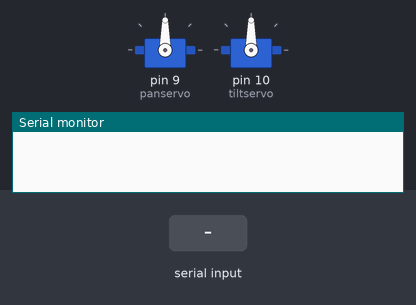
A sketch run on a simulated Arduino Uno, built with avr-gcc and run on an emulated ATmega328P. Parts: 2 × servo, the last lines printed to the serial monitor. The test bench sets the inputs (shaded band).

Above: at 1.2 s.
1.3 s: "t90\n" received over Serial
At 2.1 s:
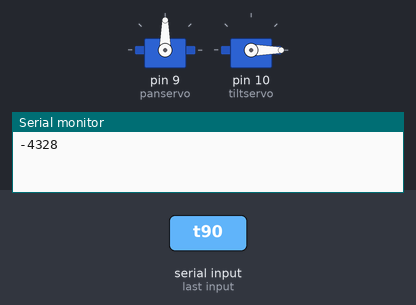
2.8 s: "t,45\n" received over Serial
At 3.3 s:
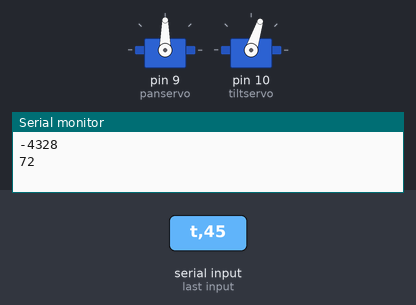
4.3 s: "p" received over Serial
At 5.3 s:
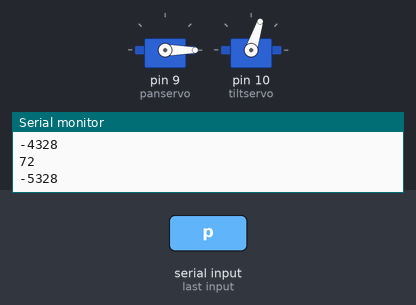
5.8 s: "p,45\n" received over Serial
At 6.8 s:
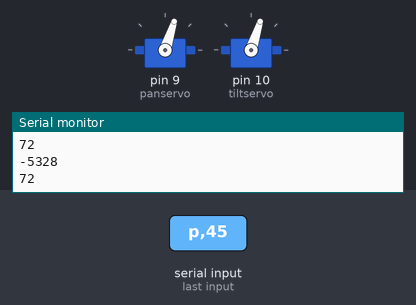
7.3 s: "t" received over Serial
At 7.6 s:
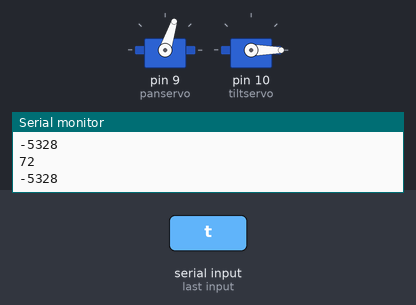
8.8 s: "p90\n" received over Serial
At 10.2 s:
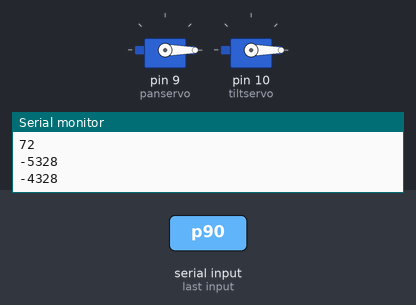
Timing chart, 0 to 11.3 s (numbered marks = the images above; inputs shaded):
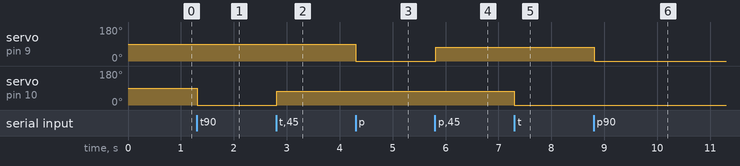

Measured:
- after the input at 1.3 s, servo on pin 10 (tiltservo): 90° → 0° at once
- after the input at 2.8 s, servo on pin 10 (tiltservo): 0° → 72° at once
- after the input at 4.3 s, servo on pin 9 (panservo): 90° → 0° at once
- after the input at 5.8 s, servo on pin 9 (panservo): 0° → 72° at once
- after the input at 7.3 s, servo on pin 10 (tiltservo): 72° → 0° at once
- after the input at 8.8 s, servo on pin 9 (panservo): 72° → 0° at once

The sketch:

arduino_code.ino
```cpp
#include <Servo.h>

Servo panservo, tiltservo;  // create servo object to control a servo
                // twelve servo objects can be created on most boards

int pos = 0;    // variable to store the servo position
char dat[20];
int tlt, pan;
void setup()
{
  Serial.begin(9600);
  panservo.attach(9);
  tiltservo.attach(10);
  panservo.write(90);
  tiltservo.write(90);
}

void loop()
{
  for(int j=0; j<20; j++){
    dat[j] = NULL;
  }
  if(Serial.available()>=0){
    int i = 0;
    while(Serial.available()){
      dat[i] = Serial.read();
      //Serial.write(dat[i]);
      delay(2);
      i++;
    }
    //Serial.write(dat);
    //Serial.println("");

  }
  if(dat[0]=='t'){
      tlt = ((int)dat[5]-48)*1+((int)dat[4]-48)*10+((int)dat[3]-48)*100;
      Serial.print(tlt);
      Serial.println("");
      tiltservo.write(tlt);
    }
    if(dat[0]=='p'){
      pan = ((int)dat[5]-48)*1+((int)dat[4]-48)*10+((int)dat[3]-48)*100;
      Serial.print(pan);
      Serial.println("");
      panservo.write(pan);
    }
}
```
